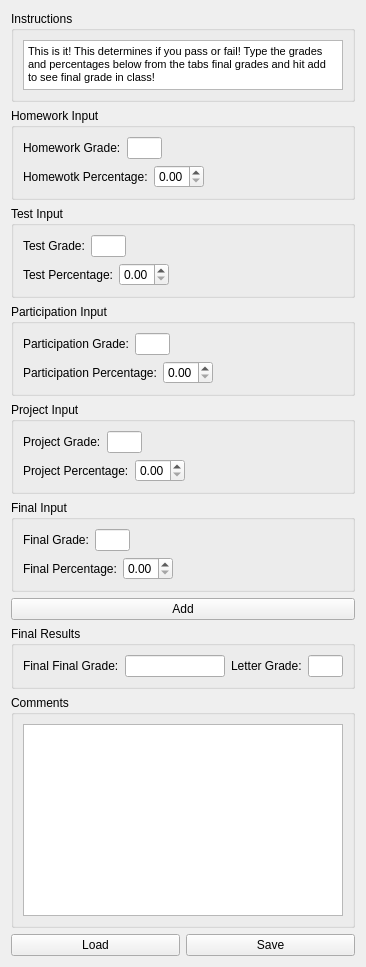
     <widget class="QWidget" name="tab">
      <attribute name="title">
       <string>Home</string>
      </attribute>
      <layout class="QVBoxLayout" name="verticalLayout_2">
       <item>
        <widget class="QGroupBox" name="groupBox_6">
         <property name="maximumSize">
          <size>
           <width>16777215</width>
           <height>100</height>
          </size>
         </property>
         <property name="title">
          <string>Instructions</string>
         </property>
         <layout class="QVBoxLayout" name="verticalLayout_3">
          <item>
           <widget class="QTextEdit" name="textEdit">
            <property name="maximumSize">
             <size>
              <width>16777215</width>
              <height>50</height>
             </size>
            </property>
            <property name="readOnly">
             <bool>true</bool>
            </property>
            <property name="html">
             <string>&lt;!DOCTYPE HTML PUBLIC &quot;-//W3C//DTD HTML 4.0//EN&quot; &quot;http://www.w3.org/TR/REC-html40/strict.dtd&quot;&gt;
&lt;html&gt;&lt;head&gt;&lt;meta name=&quot;qrichtext&quot; content=&quot;1&quot; /&gt;&lt;style type=&quot;text/css&quot;&gt;
p, li { white-space: pre-wrap; }
&lt;/style&gt;&lt;/head&gt;&lt;body style=&quot; font-family:'MS Shell Dlg 2'; font-size:8.25pt; font-weight:400; font-style:normal;&quot;&gt;
&lt;p style=&quot; margin-top:0px; margin-bottom:0px; margin-left:0px; margin-right:0px; -qt-block-indent:0; text-indent:0px;&quot;&gt;&lt;span style=&quot; font-size:8pt;&quot;&gt;This is it! This determines if you pass or fail! Type the grades and percentages below from the tabs final grades and hit add to see final grade in class!&lt;/span&gt;&lt;/p&gt;&lt;/body&gt;&lt;/html&gt;</string>
            </property>
            <property name="tabStopWidth">
             <number>80</number>
            </property>
           </widget>
          </item>
         </layout>
        </widget>
       </item>
       <item>
        <widget class="QGroupBox" name="homewIn">
         <property name="title">
          <string>Homework Input</string>
         </property>
         <layout class="QVBoxLayout" name="verticalLayout_47">
          <item>
           <layout class="QFormLayout" name="formLayout_28">
            <item row="0" column="0">
             <widget class="QLabel" name="label_74">
              <property name="text">
               <string>Homework Grade:</string>
              </property>
             </widget>
            </item>
            <item row="0" column="1">
             <widget class="QLineEdit" name="lineEdit_54">
              <property name="maximumSize">
               <size>
                <width>35</width>
                <height>16777215</height>
               </size>
              </property>
             </widget>
            </item>
           </layout>
          </item>
          <item>
           <layout class="QFormLayout" name="formLayout_29">
            <item row="0" column="0">
             <widget class="QLabel" name="label_75">
              <property name="text">
               <string>Homewotk Percentage:</string>
              </property>
             </widget>
            </item>
            <item row="0" column="1">
             <widget class="QDoubleSpinBox" name="doubleSpinBox">
              <property name="maximumSize">
               <size>
                <width>50</width>
                <height>16777215</height>
               </size>
              </property>
             </widget>
            </item>
           </layout>
          </item>
         </layout>
        </widget>
       </item>
       <item>
        <widget class="QGroupBox" name="testIn">
         <property name="title">
          <string>Test Input</string>
         </property>
         <layout class="QVBoxLayout" name="verticalLayout_48">
          <item>
           <layout class="QFormLayout" name="formLayout_30">
            <item row="0" column="0">
             <widget class="QLabel" name="label_76">
              <property name="text">
               <string>Test Grade:</string>
              </property>
             </widget>
            </item>
            <item row="0" column="1">
             <widget class="QLineEdit" name="lineEdit_55">
              <property name="maximumSize">
               <size>
                <width>35</width>
                <height>16777215</height>
               </size>
              </property>
             </widget>
            </item>
           </layout>
          </item>
          <item>
           <layout class="QFormLayout" name="formLayout_31">
            <item row="0" column="0">
             <widget class="QLabel" name="label_77">
              <property name="text">
               <string>Test Percentage:</string>
              </property>
             </widget>
            </item>
            <item row="0" column="1">
             <widget class="QDoubleSpinBox" name="doubleSpinBox_2">
              <property name="maximumSize">
               <size>
                <width>50</width>
                <height>16777215</height>
               </size>
              </property>
             </widget>
            </item>
           </layout>
          </item>
         </layout>
        </widget>
       </item>
       <item>
        <widget class="QGroupBox" name="partIn">
         <property name="title">
          <string>Participation Input</string>
         </property>
         <layout class="QVBoxLayout" name="verticalLayout_49">
          <item>
           <layout class="QFormLayout" name="formLayout_32">
            <item row="0" column="0">
             <widget class="QLabel" name="label_78">
              <property name="text">
               <string>Participation Grade:</string>
              </property>
             </widget>
            </item>
            <item row="0" column="1">
             <widget class="QLineEdit" name="lineEdit_56">
              <property name="maximumSize">
               <size>
                <width>35</width>
                <height>16777215</height>
               </size>
              </property>
             </widget>
            </item>
           </layout>
          </item>
          <item>
           <layout class="QFormLayout" name="formLayout_33">
            <item row="0" column="0">
             <widget class="QLabel" name="label_79">
              <property name="text">
               <string>Participation Percentage:</string>
              </property>
             </widget>
            </item>
            <item row="0" column="1">
             <widget class="QDoubleSpinBox" name="doubleSpinBox_3">
              <property name="maximumSize">
               <size>
                <width>50</width>
                <height>16777215</height>
               </size>
              </property>
             </widget>
            </item>
           </layout>
          </item>
         </layout>
        </widget>
       </item>
       <item>
        <widget class="QGroupBox" name="projIn">
         <property name="title">
          <string>Project Input</string>
         </property>
         <layout class="QVBoxLayout" name="verticalLayout_50">
          <item>
           <layout class="QFormLayout" name="formLayout_34">
            <item row="0" column="0">
             <widget class="QLabel" name="label_80">
              <property name="text">
               <string>Project Grade:</string>
              </property>
             </widget>
            </item>
            <item row="0" column="1">
             <widget class="QLineEdit" name="lineEdit_57">
              <property name="maximumSize">
               <size>
                <width>35</width>
                <height>16777215</height>
               </size>
              </property>
             </widget>
            </item>
           </layout>
          </item>
          <item>
           <layout class="QFormLayout" name="formLayout_35">
            <item row="0" column="0">
             <widget class="QLabel" name="label_81">
              <property name="text">
               <string>Project Percentage:</string>
              </property>
             </widget>
            </item>
            <item row="0" column="1">
             <widget class="QDoubleSpinBox" name="doubleSpinBox_4">
              <property name="maximumSize">
               <size>
                <width>50</width>
                <height>16777215</height>
               </size>
              </property>
             </widget>
            </item>
           </layout>
          </item>
         </layout>
        </widget>
       </item>
       <item>
        <widget class="QGroupBox" name="finalIn">
         <property name="title">
          <string>Final Input</string>
         </property>
         <layout class="QVBoxLayout" name="verticalLayout_51">
          <item>
           <layout class="QFormLayout" name="formLayout_37">
            <item row="0" column="0">
             <widget class="QLabel" name="label_84">
              <property name="text">
               <string>Final Grade:</string>
              </property>
             </widget>
            </item>
            <item row="0" column="1">
             <widget class="QLineEdit" name="lineEdit_58">
              <property name="maximumSize">
               <size>
                <width>35</width>
                <height>16777215</height>
               </size>
              </property>
             </widget>
            </item>
           </layout>
          </item>
          <item>
           <layout class="QFormLayout" name="formLayout_36">
            <item row="0" column="0">
             <widget class="QLabel" name="label_82">
              <property name="text">
               <string>Final Percentage:</string>
              </property>
             </widget>
            </item>
            <item row="0" column="1">
             <widget class="QDoubleSpinBox" name="doubleSpinBox_5">
              <property name="maximumSize">
               <size>
                <width>50</width>
                <height>16777215</height>
               </size>
              </property>
             </widget>
            </item>
           </layout>
          </item>
         </layout>
        </widget>
       </item>
       <item>
        <widget class="QPushButton" name="addHomeG">
         <property name="text">
          <string>Add</string>
         </property>
        </widget>
       </item>
       <item>
        <widget class="QGroupBox" name="finalRes">
         <property name="title">
          <string>Final Results</string>
         </property>
         <layout class="QHBoxLayout" name="horizontalLayout_13">
          <item>
           <layout class="QFormLayout" name="formLayout_39">
            <item row="0" column="0">
             <widget class="QLabel" name="label_85">
              <property name="text">
               <string>Final Final Grade:</string>
              </property>
             </widget>
            </item>
            <item row="0" column="1">
             <widget class="QLineEdit" name="lineEdit_59">
              <property name="maximumSize">
               <size>
                <width>100</width>
                <height>16777215</height>
               </size>
              </property>
             </widget>
            </item>
           </layout>
          </item>
          <item>
           <layout class="QFormLayout" name="formLayout_40">
            <item row="0" column="0">
             <widget class="QLabel" name="label_86">
              <property name="text">
               <string>Letter Grade:</string>
              </property>
             </widget>
            </item>
            <item row="0" column="1">
             <widget class="QLineEdit" name="lineEdit_60">
              <property name="maximumSize">
               <size>
                <width>35</width>
                <height>16777215</height>
               </size>
              </property>
             </widget>
            </item>
           </layout>
          </item>
         </layout>
        </widget>
       </item>
       <item>
        <widget class="QGroupBox" name="commentsHome">
         <property name="title">
          <string>Comments</string>
         </property>
         <layout class="QVBoxLayout" name="verticalLayout_52">
          <item>
           <widget class="QTextEdit" name="textEdit_12"/>
          </item>
         </layout>
        </widget>
       </item>
       <item>
        <layout class="QHBoxLayout" name="horizontalLayout_2">
         <item>
          <widget class="QPushButton" name="loadButt">
           <property name="text">
            <string>Load</string>
           </property>
          </widget>
         </item>
         <item>
          <widget class="QPushButton" name="saveButt">
           <property name="text">
            <string>Save</string>
           </property>
          </widget>
         </item>
        </layout>
       </item>
      </layout>
     </widget>
